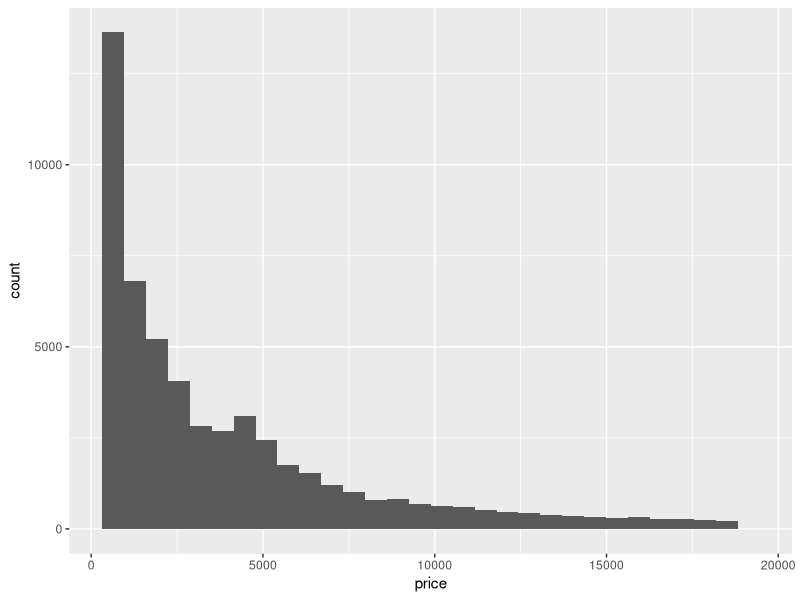
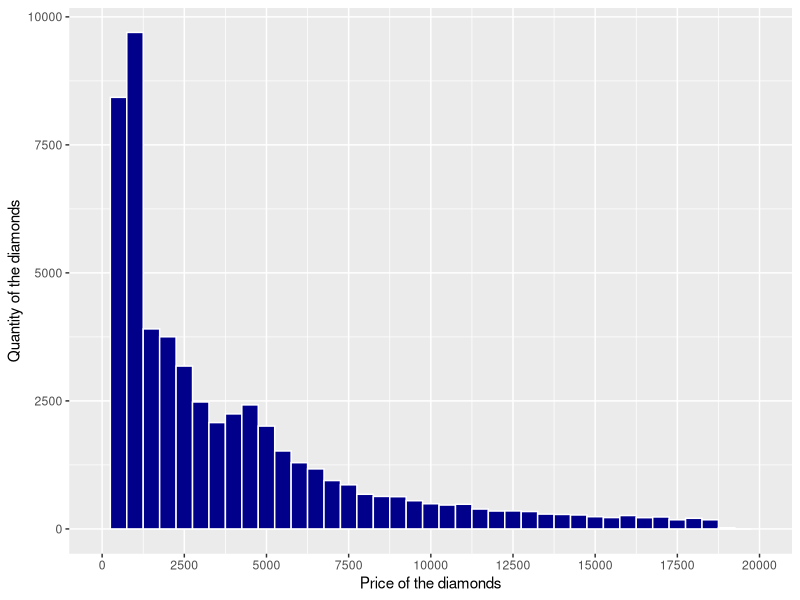
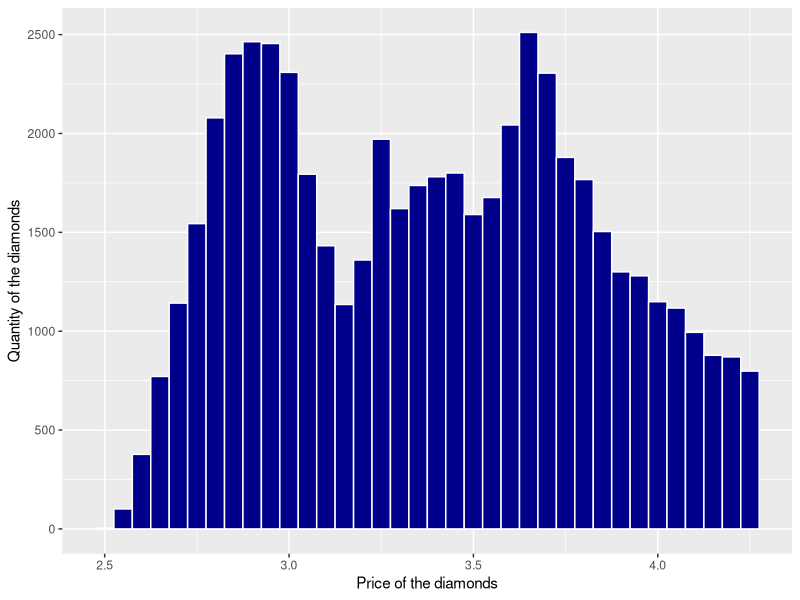
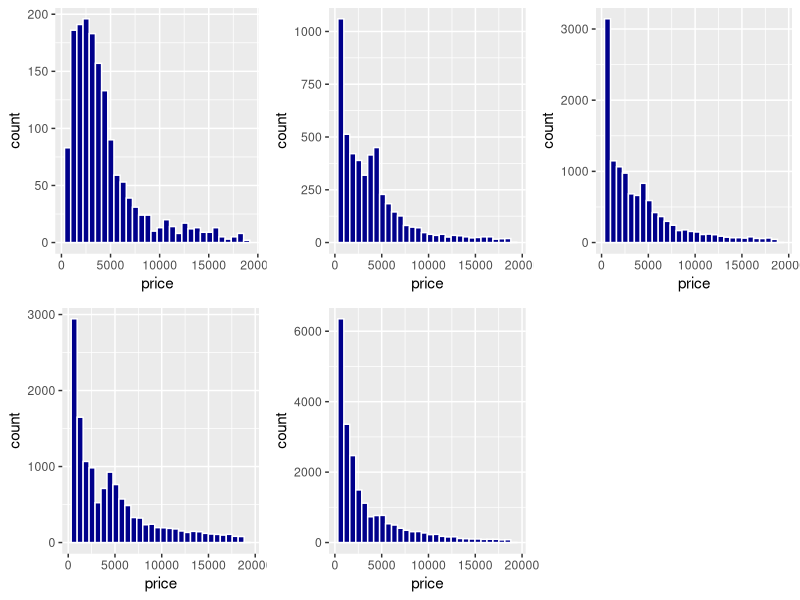
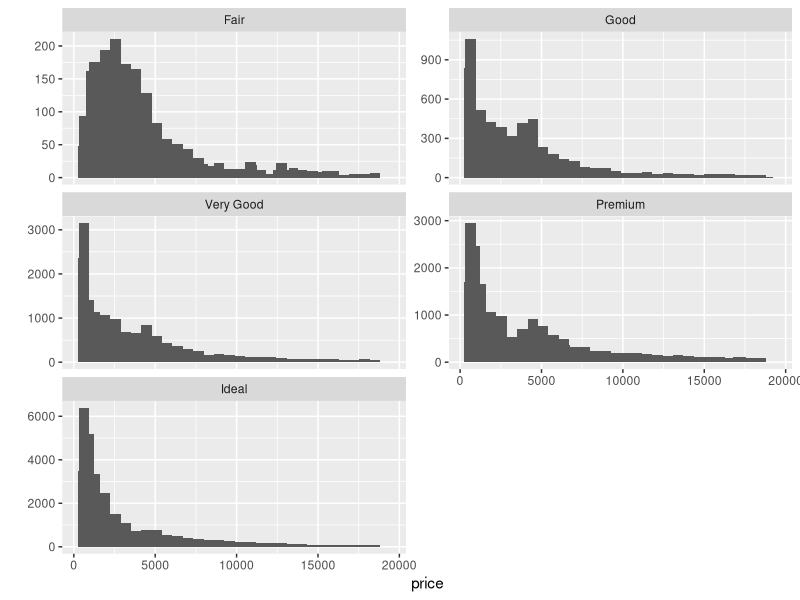

R code for these plots, in order:
## ---- chunk 1
# Load ggplot2 and diamonds data set 
library(ggplot2)
data(diamonds)

# Checking variables and main parameters
summary(diamonds)
names(diamonds)
## ---- chunk 2
# Histogram of the price of all the diamonds in the diamond data set.
ggplot(data = diamonds, aes(x = price)) + 
	geom_histogram()
## ---- chunk 3
#how many diamonds cost less than 500$?
nrow(subset(diamonds, price < 500))

#how many diamonds cost less than 250$?
nrow(subset(diamonds, price < 250))

#how many diamonds cost 15 000$ or more?
nrow(subset(diamonds, price >= 15000))

## ---- chunk 4
#some manipulations with x axis
ggplot(data = diamonds, aes(x = price)) +
  geom_histogram(color = "white", fill = "darkblue", binwidth = 500) +
  scale_x_continuous(limits = c(0, 20000), breaks = seq(0, 20000, 2500)) + 
  xlab("Price of the diamonds") + 
  ylab("Quantity of the diamonds")

#looks like two patterns of normal distribution
ggplot(data = diamonds, aes(x = log10(price))) +
  geom_histogram(color = "white", fill = "darkblue", binwidth = 0.05) + 
  xlab("Price of the diamonds") + 
  ylab("Quantity of the diamonds")

## ---- chunk 5
library(gridExtra)
levels(diamonds$cut)

pbc1 <- ggplot(data = subset(diamonds, cut == "Fair"), aes(x = price)) +
          geom_histogram(color = "white", fill = "darkblue")  

pbc2 <- ggplot(data = subset(diamonds, cut == "Good"), aes(x = price)) +
          geom_histogram(color = "white", fill = "darkblue")

pbc3 <- ggplot(data = subset(diamonds, cut == "Very Good"), aes(x = price)) +
          geom_histogram(color = "white", fill = "darkblue")

pbc4 <- ggplot(data = subset(diamonds, cut == "Premium"), aes(x = price)) +
          geom_histogram(color = "white", fill = "darkblue")

pbc5 <- ggplot(data = subset(diamonds, cut == "Ideal"), aes(x = price)) +
          geom_histogram(color = "white", fill = "darkblue")

grid.arrange(pbc1, pbc2, pbc3, pbc4, pbc5, ncol = 3)

#more direct approach
qplot(x = price, data=diamonds, binwidth = 500) +
  geom_histogram() +
  facet_wrap(~cut, ncol=2, scales="free_y")
## ---- chunk 6

## ---- chunk 7

## ---- chunk 8

## ---- chunk 9

## ---- chunk 10

## ---- chunk 11

## ---- chunk 12

## ---- chunk 13

## ---- chunk 14
